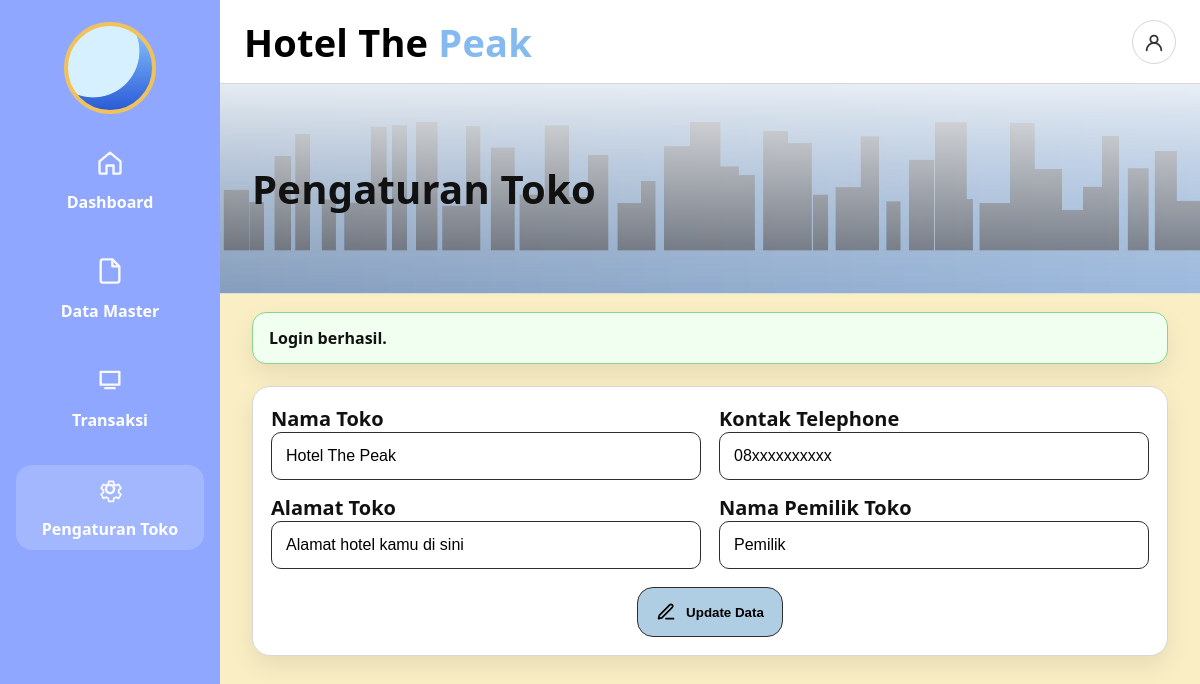
The page /settings.php (signed in) on the database its author committed.
### tables this page shows
CREATE TABLE settings (
  id INT PRIMARY KEY,
  store_name VARCHAR(120) NOT NULL,
  phone VARCHAR(30) NULL,
  address TEXT NULL,
  owner_name VARCHAR(120) NULL,
  updated_at TIMESTAMP DEFAULT CURRENT_TIMESTAMP ON UPDATE CURRENT_TIMESTAMP
);

### config/helpers.php (called while the page is built, shortened)
<?php
function e(?string $str): string {
  return htmlspecialchars($str ?? '', ENT_QUOTES, 'UTF-8');
}

### settings.php (the view, shortened to what this page needs)
<?php
$pdo = db();
$settings = $pdo->query("SELECT * FROM settings WHERE id=1")->fetch();
include __DIR__ . '/layout/header.php';
?>
<section class="section">
  <div class="panel" style="max-width: 980px; margin: 0 auto;">
    <form method="post">
      <div class="form-row">
        <div>
          <label style="font-weight:900; font-size:20px;">Nama Toko</label>
          <input class="input" name="store_name" value="<?= e($settings['store_name']) ?>" />
        </div>
        <div>
          <label style="font-weight:900; font-size:20px;">Kontak Telephone</label>
          <input class="input" name="phone" value="<?= e($settings['phone']) ?>" />
        </div>
      </div>
      <div class="form-row" style="margin-top:14px;">
        <div>
          <label style="font-weight:900; font-size:20px;">Alamat Toko</label>
          <input class="input" name="address" value="<?= e($settings['address']) ?>" />
        </div>
        <div>
          <label style="font-weight:900; font-size:20px;">Nama Pemilik Toko</label>
          <input class="input" name="owner_name" value="<?= e($settings['owner_name']) ?>" />
        </div>
      </div>
      <div style="margin-top:18px; display:flex; justify-content:center;">
        <button class="btn" type="submit">
          <span class="icon"><?= svg_icon('pencil', 20) ?></span>
          Update Data
        </button>
      </div>
    </form>
  </div>
</section>
<?php include __DIR__ . '/layout/footer.php'; ?>

### assets/css/style.css (style rules this page uses)
:root { --bg: #F9EEC4; --bg-soft: #FFF7D5; --card: #ffffff; --text: #111; --muted: #6b6b6b; --border: #d7d7d7; --primary: #8FA7FF; --primary-2: #AFCDE3; --shadow: 0 10px 25px rgba(0,0,0,.08); --radius: 18px; }
* { box-sizing: border-box; }
html,body { height:100%; }
body { margin:0; font-family: system-ui, -apple-system, Segoe UI, Roboto, Arial, sans-serif; color: var(--text); background: var(--bg); }
.layout-sidebar { background: var(--bg); }
.section { padding: 22px 32px 40px; }
.panel { background: var(--card); border-radius: var(--radius); border: 1px solid var(--border); box-shadow: var(--shadow); padding: 18px; }
.btn { display:inline-flex; align-items:center; gap: 10px; padding: 14px 18px; border-radius: 16px; border: 1px solid #2d2d2d; background: var(--primary-2); font-weight: 800; cursor:pointer; }
.input, select.input, textarea.input { width: 100%; padding: 14px 14px; border-radius: 10px; border: 1px solid #2d2d2d; outline: none; font-size: 16px; background:#fff; }
.form-row { display:grid; grid-template-columns: repeat(2, 1fr); gap: 18px; }

### rows shown on the page
settings: store_name "Hotel The Peak", phone "08xxxxxxxxxx", address "Alamat hotel kamu di sini", owner_name "Pemilik"

### other values the page prints
$it['label'] "Dashboard"
$it['label'] "Data Master"
$it['label'] "Transaksi"
$it['label'] "Pengaturan Toko"
$heroTitle "Pengaturan Toko"
$msg "Login berhasil."
